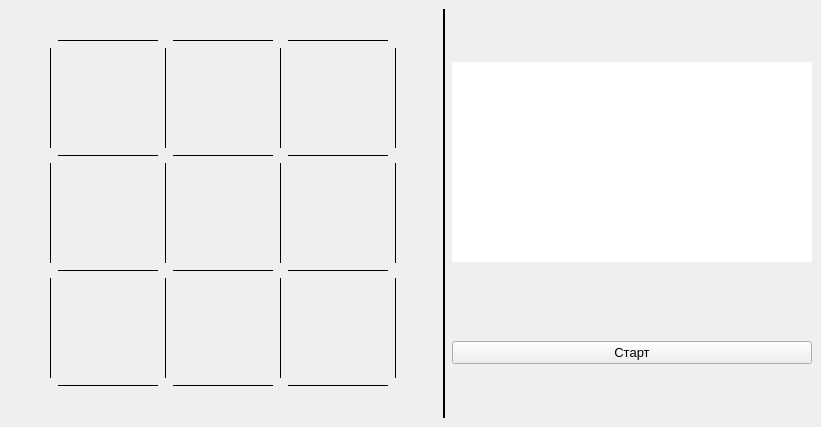
<?xml version="1.0" encoding="UTF-8"?>
<ui version="4.0">
 <class>MainWindow</class>
 <widget class="QMainWindow" name="MainWindow">
  <property name="geometry">
   <rect>
    <x>0</x>
    <y>0</y>
    <width>821</width>
    <height>427</height>
   </rect>
  </property>
  <property name="windowTitle">
   <string>Крестики-нолики</string>
  </property>
  <property name="styleSheet">
   <string notr="true"/>
  </property>
  <widget class="QWidget" name="centralwidget">
   <layout class="QHBoxLayout" name="horizontalLayout">
    <item>
     <layout class="QGridLayout" name="gridLayout">
      <item row="4" column="7">
       <widget class="Line" name="line_68">
        <property name="frameShadow">
         <enum>QFrame::Plain</enum>
        </property>
        <property name="orientation">
         <enum>Qt::Vertical</enum>
        </property>
       </widget>
      </item>
      <item row="6" column="7">
       <widget class="Line" name="line_69">
        <property name="frameShadow">
         <enum>QFrame::Plain</enum>
        </property>
        <property name="orientation">
         <enum>Qt::Vertical</enum>
        </property>
       </widget>
      </item>
      <item row="2" column="7">
       <widget class="Line" name="line_70">
        <property name="frameShadow">
         <enum>QFrame::Plain</enum>
        </property>
        <property name="orientation">
         <enum>Qt::Vertical</enum>
        </property>
       </widget>
      </item>
      <item row="6" column="5">
       <widget class="Line" name="line_66">
        <property name="frameShadow">
         <enum>QFrame::Plain</enum>
        </property>
        <property name="orientation">
         <enum>Qt::Vertical</enum>
        </property>
       </widget>
      </item>
      <item row="4" column="5">
       <widget class="Line" name="line_48">
        <property name="frameShadow">
         <enum>QFrame::Plain</enum>
        </property>
        <property name="orientation">
         <enum>Qt::Vertical</enum>
        </property>
       </widget>
      </item>
      <item row="2" column="5">
       <widget class="Line" name="line_47">
        <property name="frameShadow">
         <enum>QFrame::Plain</enum>
        </property>
        <property name="orientation">
         <enum>Qt::Vertical</enum>
        </property>
       </widget>
      </item>
      <item row="4" column="3">
       <widget class="Line" name="line_2">
        <property name="frameShadow">
         <enum>QFrame::Plain</enum>
        </property>
        <property name="orientation">
         <enum>Qt::Vertical</enum>
        </property>
       </widget>
      </item>
      <item row="4" column="1">
       <widget class="Line" name="line_71">
        <property name="frameShadow">
         <enum>QFrame::Plain</enum>
        </property>
        <property name="orientation">
         <enum>Qt::Vertical</enum>
        </property>
       </widget>
      </item>
      <item row="3" column="4">
       <widget class="Line" name="line_3">
        <property name="layoutDirection">
         <enum>Qt::LeftToRight</enum>
        </property>
        <property name="frameShadow">
         <enum>QFrame::Plain</enum>
        </property>
        <property name="orientation">
         <enum>Qt::Horizontal</enum>
        </property>
       </widget>
      </item>
      <item row="6" column="3">
       <widget class="Line" name="line_6">
        <property name="frameShadow">
         <enum>QFrame::Plain</enum>
        </property>
        <property name="orientation">
         <enum>Qt::Vertical</enum>
        </property>
       </widget>
      </item>
      <item row="3" column="2">
       <widget class="Line" name="line_5">
        <property name="layoutDirection">
         <enum>Qt::LeftToRight</enum>
        </property>
        <property name="frameShadow">
         <enum>QFrame::Plain</enum>
        </property>
        <property name="orientation">
         <enum>Qt::Horizontal</enum>
        </property>
       </widget>
      </item>
      <item row="2" column="3">
       <widget class="Line" name="line_13">
        <property name="frameShadow">
         <enum>QFrame::Plain</enum>
        </property>
        <property name="orientation">
         <enum>Qt::Vertical</enum>
        </property>
       </widget>
      </item>
      <item row="2" column="1">
       <widget class="Line" name="line_72">
        <property name="frameShadow">
         <enum>QFrame::Plain</enum>
        </property>
        <property name="orientation">
         <enum>Qt::Vertical</enum>
        </property>
       </widget>
      </item>
      <item row="2" column="6">
       <widget class="QPushButton" name="pushButton_3">
        <property name="sizePolicy">
         <sizepolicy hsizetype="Fixed" vsizetype="Fixed">
          <horstretch>0</horstretch>
          <verstretch>0</verstretch>
         </sizepolicy>
        </property>
        <property name="minimumSize">
         <size>
          <width>100</width>
          <height>100</height>
         </size>
        </property>
        <property name="maximumSize">
         <size>
          <width>120</width>
          <height>120</height>
         </size>
        </property>
        <property name="styleSheet">
         <string notr="true">QPushButton {
    background-color: transparent;
    border: none;
}

QPushButton:hover{
    background-color: #c0c0c0;
}

QPushButton:pressed {
    background-color: #888;
}</string>
        </property>
        <property name="text">
         <string/>
        </property>
       </widget>
      </item>
      <item row="4" column="6">
       <widget class="QPushButton" name="pushButton_4">
        <property name="sizePolicy">
         <sizepolicy hsizetype="Fixed" vsizetype="Fixed">
          <horstretch>0</horstretch>
          <verstretch>0</verstretch>
         </sizepolicy>
        </property>
        <property name="minimumSize">
         <size>
          <width>100</width>
          <height>100</height>
         </size>
        </property>
        <property name="maximumSize">
         <size>
          <width>120</width>
          <height>120</height>
         </size>
        </property>
        <property name="styleSheet">
         <string notr="true">QPushButton {
    background-color: transparent;
    border: none;
}

QPushButton:hover{
    background-color: #c0c0c0;
}

QPushButton:pressed {
    background-color: #888;
}</string>
        </property>
        <property name="text">
         <string/>
        </property>
       </widget>
      </item>
      <item row="2" column="4">
       <widget class="QPushButton" name="pushButton_2">
        <property name="sizePolicy">
         <sizepolicy hsizetype="Fixed" vsizetype="Fixed">
          <horstretch>0</horstretch>
          <verstretch>0</verstretch>
         </sizepolicy>
        </property>
        <property name="minimumSize">
         <size>
          <width>100</width>
          <height>100</height>
         </size>
        </property>
        <property name="maximumSize">
         <size>
          <width>120</width>
          <height>120</height>
         </size>
        </property>
        <property name="styleSheet">
         <string notr="true">QPushButton {
    background-color: transparent;
    border: none;
}

QPushButton:hover{
    background-color: #c0c0c0;
}

QPushButton:pressed {
    background-color: #888;
}</string>
        </property>
        <property name="text">
         <string/>
        </property>
       </widget>
      </item>
      <item row="6" column="4">
       <widget class="QPushButton" name="pushButton_6">
        <property name="sizePolicy">
         <sizepolicy hsizetype="Fixed" vsizetype="Fixed">
          <horstretch>0</horstretch>
          <verstretch>0</verstretch>
         </sizepolicy>
        </property>
        <property name="minimumSize">
         <size>
          <width>100</width>
          <height>100</height>
         </size>
        </property>
        <property name="maximumSize">
         <size>
          <width>120</width>
          <height>120</height>
         </size>
        </property>
        <property name="styleSheet">
         <string notr="true">QPushButton {
    background-color: transparent;
    border: none;
}

QPushButton:hover{
    background-color: #c0c0c0;
}

QPushButton:pressed {
    background-color: #888;
}</string>
        </property>
        <property name="text">
         <string/>
        </property>
       </widget>
      </item>
      <item row="6" column="6">
       <widget class="QPushButton" name="pushButton_5">
        <property name="sizePolicy">
         <sizepolicy hsizetype="Fixed" vsizetype="Fixed">
          <horstretch>0</horstretch>
          <verstretch>0</verstretch>
         </sizepolicy>
        </property>
        <property name="minimumSize">
         <size>
          <width>100</width>
          <height>100</height>
         </size>
        </property>
        <property name="maximumSize">
         <size>
          <width>120</width>
          <height>120</height>
         </size>
        </property>
        <property name="styleSheet">
         <string notr="true">QPushButton {
    background-color: transparent;
    border: none;
}

QPushButton:hover{
    background-color: #c0c0c0;
}

QPushButton:pressed {
    background-color: #888;
}</string>
        </property>
        <property name="text">
         <string/>
        </property>
       </widget>
      </item>
      <item row="4" column="2">
       <widget class="QPushButton" name="pushButton_8">
        <property name="sizePolicy">
         <sizepolicy hsizetype="Fixed" vsizetype="Fixed">
          <horstretch>0</horstretch>
          <verstretch>0</verstretch>
         </sizepolicy>
        </property>
        <property name="minimumSize">
         <size>
          <width>100</width>
          <height>100</height>
         </size>
        </property>
        <property name="maximumSize">
         <size>
          <width>120</width>
          <height>120</height>
         </size>
        </property>
        <property name="styleSheet">
         <string notr="true">QPushButton {
    background-color: transparent;
    border: none;
}

QPushButton:hover{
    background-color: #c0c0c0;
}

QPushButton:pressed {
    background-color: #888;
}</string>
        </property>
        <property name="text">
         <string/>
        </property>
       </widget>
      </item>
      <item row="6" column="2">
       <widget class="QPushButton" name="pushButton_7">
        <property name="sizePolicy">
         <sizepolicy hsizetype="Fixed" vsizetype="Fixed">
          <horstretch>0</horstretch>
          <verstretch>0</verstretch>
         </sizepolicy>
        </property>
        <property name="minimumSize">
         <size>
          <width>100</width>
          <height>100</height>
         </size>
        </property>
        <property name="maximumSize">
         <size>
          <width>120</width>
          <height>120</height>
         </size>
        </property>
        <property name="styleSheet">
         <string notr="true">QPushButton {
    background-color: transparent;
    border: none;
}

QPushButton:hover{
    background-color: #c0c0c0;
}

QPushButton:pressed {
    background-color: #888;
}</string>
        </property>
        <property name="text">
         <string/>
        </property>
       </widget>
      </item>
      <item row="4" column="4">
       <widget class="QPushButton" name="pushButton_9">
        <property name="sizePolicy">
         <sizepolicy hsizetype="Fixed" vsizetype="Fixed">
          <horstretch>0</horstretch>
          <verstretch>0</verstretch>
         </sizepolicy>
        </property>
        <property name="minimumSize">
         <size>
          <width>100</width>
          <height>100</height>
         </size>
        </property>
        <property name="maximumSize">
         <size>
          <width>120</width>
          <height>120</height>
         </size>
        </property>
        <property name="styleSheet">
         <string notr="true">QPushButton {
    background-color: transparent;
    border: none;
}

QPushButton:hover{
    background-color: #c0c0c0;
}

QPushButton:pressed {
    background-color: #888;
}</string>
        </property>
        <property name="text">
         <string/>
        </property>
       </widget>
      </item>
      <item row="1" column="4">
       <widget class="Line" name="line_45">
        <property name="layoutDirection">
         <enum>Qt::LeftToRight</enum>
        </property>
        <property name="frameShadow">
         <enum>QFrame::Plain</enum>
        </property>
        <property name="orientation">
         <enum>Qt::Horizontal</enum>
        </property>
       </widget>
      </item>
      <item row="1" column="6">
       <widget class="Line" name="line_46">
        <property name="layoutDirection">
         <enum>Qt::LeftToRight</enum>
        </property>
        <property name="frameShadow">
         <enum>QFrame::Plain</enum>
        </property>
        <property name="orientation">
         <enum>Qt::Horizontal</enum>
        </property>
       </widget>
      </item>
      <item row="2" column="2">
       <widget class="QPushButton" name="pushButton">
        <property name="sizePolicy">
         <sizepolicy hsizetype="Fixed" vsizetype="Fixed">
          <horstretch>0</horstretch>
          <verstretch>0</verstretch>
         </sizepolicy>
        </property>
        <property name="minimumSize">
         <size>
          <width>100</width>
          <height>100</height>
         </size>
        </property>
        <property name="maximumSize">
         <size>
          <width>120</width>
          <height>120</height>
         </size>
        </property>
        <property name="styleSheet">
         <string notr="true">QPushButton {
    background-color: transparent;
    border: none;
}

QPushButton:hover{
    background-color: #c0c0c0;
}

QPushButton:pressed {
    background-color: #888;
}</string>
        </property>
        <property name="text">
         <string/>
        </property>
       </widget>
      </item>
      <item row="5" column="4">
       <widget class="Line" name="line_14">
        <property name="layoutDirection">
         <enum>Qt::LeftToRight</enum>
        </property>
        <property name="frameShadow">
         <enum>QFrame::Plain</enum>
        </property>
        <property name="orientation">
         <enum>Qt::Horizontal</enum>
        </property>
       </widget>
      </item>
      <item row="5" column="2">
       <widget class="Line" name="line_15">
        <property name="layoutDirection">
         <enum>Qt::LeftToRight</enum>
        </property>
        <property name="frameShadow">
         <enum>QFrame::Plain</enum>
        </property>
        <property name="orientation">
         <enum>Qt::Horizontal</enum>
        </property>
       </widget>
      </item>
      <item row="7" column="2">
       <widget class="Line" name="line_29">
        <property name="layoutDirection">
         <enum>Qt::LeftToRight</enum>
        </property>
        <property name="frameShadow">
         <enum>QFrame::Plain</enum>
        </property>
        <property name="orientation">
         <enum>Qt::Horizontal</enum>
        </property>
       </widget>
      </item>
      <item row="1" column="2">
       <widget class="Line" name="line_30">
        <property name="layoutDirection">
         <enum>Qt::LeftToRight</enum>
        </property>
        <property name="frameShadow">
         <enum>QFrame::Plain</enum>
        </property>
        <property name="orientation">
         <enum>Qt::Horizontal</enum>
        </property>
       </widget>
      </item>
      <item row="7" column="4">
       <widget class="Line" name="line_28">
        <property name="layoutDirection">
         <enum>Qt::LeftToRight</enum>
        </property>
        <property name="frameShadow">
         <enum>QFrame::Plain</enum>
        </property>
        <property name="orientation">
         <enum>Qt::Horizontal</enum>
        </property>
       </widget>
      </item>
      <item row="7" column="6">
       <widget class="Line" name="line_27">
        <property name="layoutDirection">
         <enum>Qt::LeftToRight</enum>
        </property>
        <property name="frameShadow">
         <enum>QFrame::Plain</enum>
        </property>
        <property name="orientation">
         <enum>Qt::Horizontal</enum>
        </property>
       </widget>
      </item>
      <item row="5" column="6">
       <widget class="Line" name="line_16">
        <property name="layoutDirection">
         <enum>Qt::LeftToRight</enum>
        </property>
        <property name="frameShadow">
         <enum>QFrame::Plain</enum>
        </property>
        <property name="orientation">
         <enum>Qt::Horizontal</enum>
        </property>
       </widget>
      </item>
      <item row="8" column="4">
       <spacer name="verticalSpacer_2">
        <property name="orientation">
         <enum>Qt::Vertical</enum>
        </property>
        <property name="sizeHint" stdset="0">
         <size>
          <width>20</width>
          <height>40</height>
         </size>
        </property>
       </spacer>
      </item>
      <item row="0" column="4">
       <spacer name="verticalSpacer">
        <property name="orientation">
         <enum>Qt::Vertical</enum>
        </property>
        <property name="sizeHint" stdset="0">
         <size>
          <width>20</width>
          <height>40</height>
         </size>
        </property>
       </spacer>
      </item>
      <item row="4" column="0">
       <spacer name="horizontalSpacer">
        <property name="orientation">
         <enum>Qt::Horizontal</enum>
        </property>
        <property name="sizeHint" stdset="0">
         <size>
          <width>40</width>
          <height>20</height>
         </size>
        </property>
       </spacer>
      </item>
      <item row="4" column="8">
       <spacer name="horizontalSpacer_2">
        <property name="orientation">
         <enum>Qt::Horizontal</enum>
        </property>
        <property name="sizeHint" stdset="0">
         <size>
          <width>40</width>
          <height>20</height>
         </size>
        </property>
       </spacer>
      </item>
      <item row="3" column="6">
       <widget class="Line" name="line_4">
        <property name="frameShadow">
         <enum>QFrame::Plain</enum>
        </property>
        <property name="orientation">
         <enum>Qt::Horizontal</enum>
        </property>
       </widget>
      </item>
      <item row="6" column="1">
       <widget class="Line" name="line_95">
        <property name="frameShadow">
         <enum>QFrame::Plain</enum>
        </property>
        <property name="orientation">
         <enum>Qt::Vertical</enum>
        </property>
       </widget>
      </item>
     </layout>
    </item>
    <item>
     <widget class="Line" name="line">
      <property name="frameShadow">
       <enum>QFrame::Plain</enum>
      </property>
      <property name="lineWidth">
       <number>2</number>
      </property>
      <property name="orientation">
       <enum>Qt::Vertical</enum>
      </property>
     </widget>
    </item>
    <item>
     <layout class="QVBoxLayout" name="verticalLayout">
      <item>
       <widget class="QGraphicsView" name="graphicsView">
        <property name="maximumSize">
         <size>
          <width>16777215</width>
          <height>200</height>
         </size>
        </property>
        <property name="frameShape">
         <enum>QFrame::NoFrame</enum>
        </property>
        <property name="frameShadow">
         <enum>QFrame::Plain</enum>
        </property>
       </widget>
      </item>
      <item>
       <spacer name="verticalSpacer_13">
        <property name="orientation">
         <enum>Qt::Vertical</enum>
        </property>
        <property name="sizeType">
         <enum>QSizePolicy::Minimum</enum>
        </property>
        <property name="sizeHint" stdset="0">
         <size>
          <width>20</width>
          <height>20</height>
         </size>
        </property>
       </spacer>
      </item>
      <item>
       <layout class="QGridLayout" name="gridLayout_2">
        <item row="0" column="0">
         <widget class="QPushButton" name="pushButton_10">
          <property name="font">
           <font>
            <pointsize>10</pointsize>
           </font>
          </property>
          <property name="text">
           <string>Старт</string>
          </property>
         </widget>
        </item>
       </layout>
      </item>
     </layout>
    </item>
   </layout>
  </widget>
 </widget>
 <resources/>
 <connections/>
</ui>
